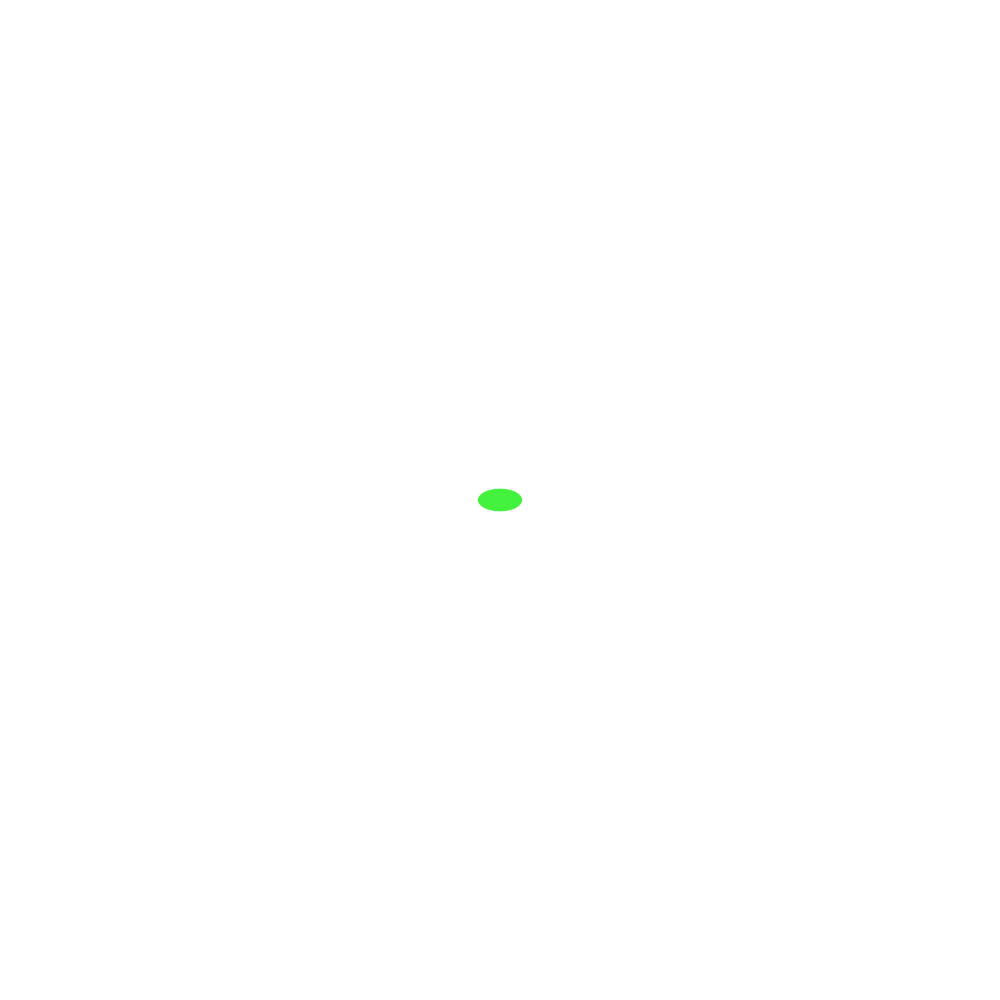
Frame 1 (no input)
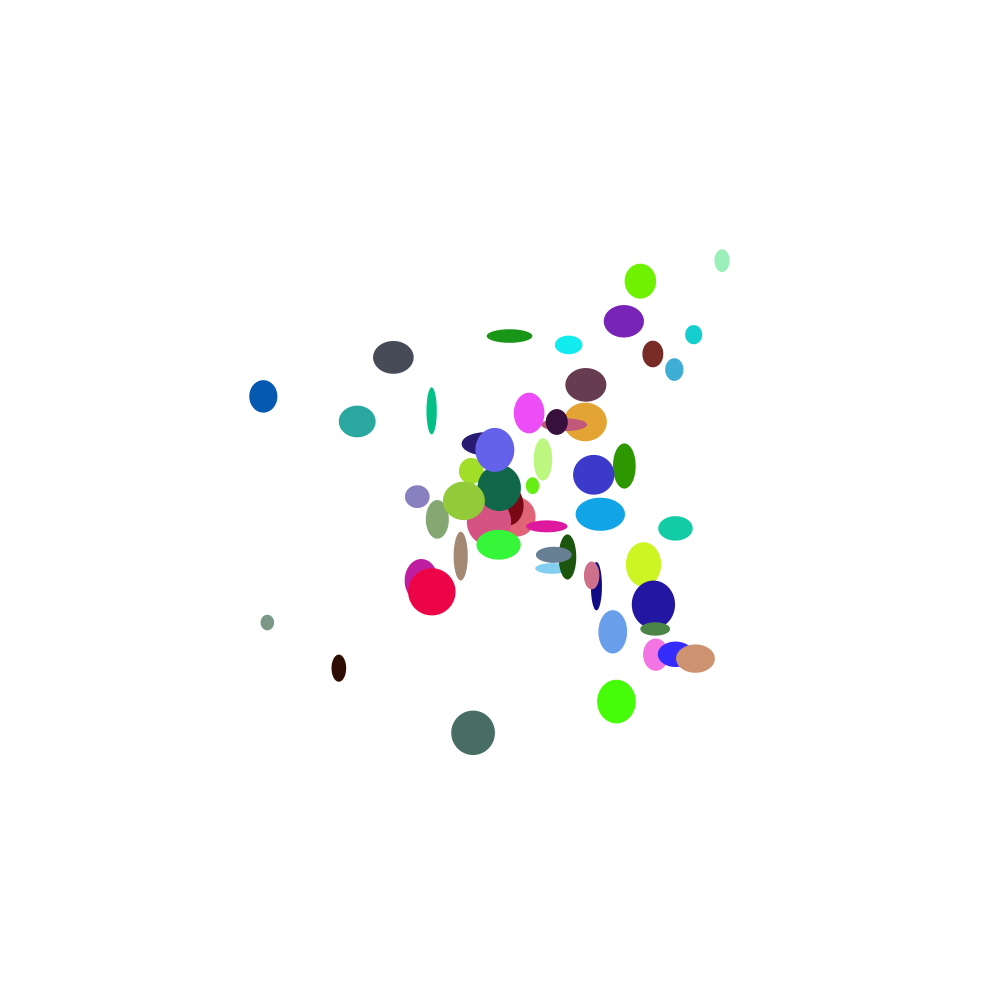
Frame 60 (the mouse pressed at the canvas centre just before this capture)
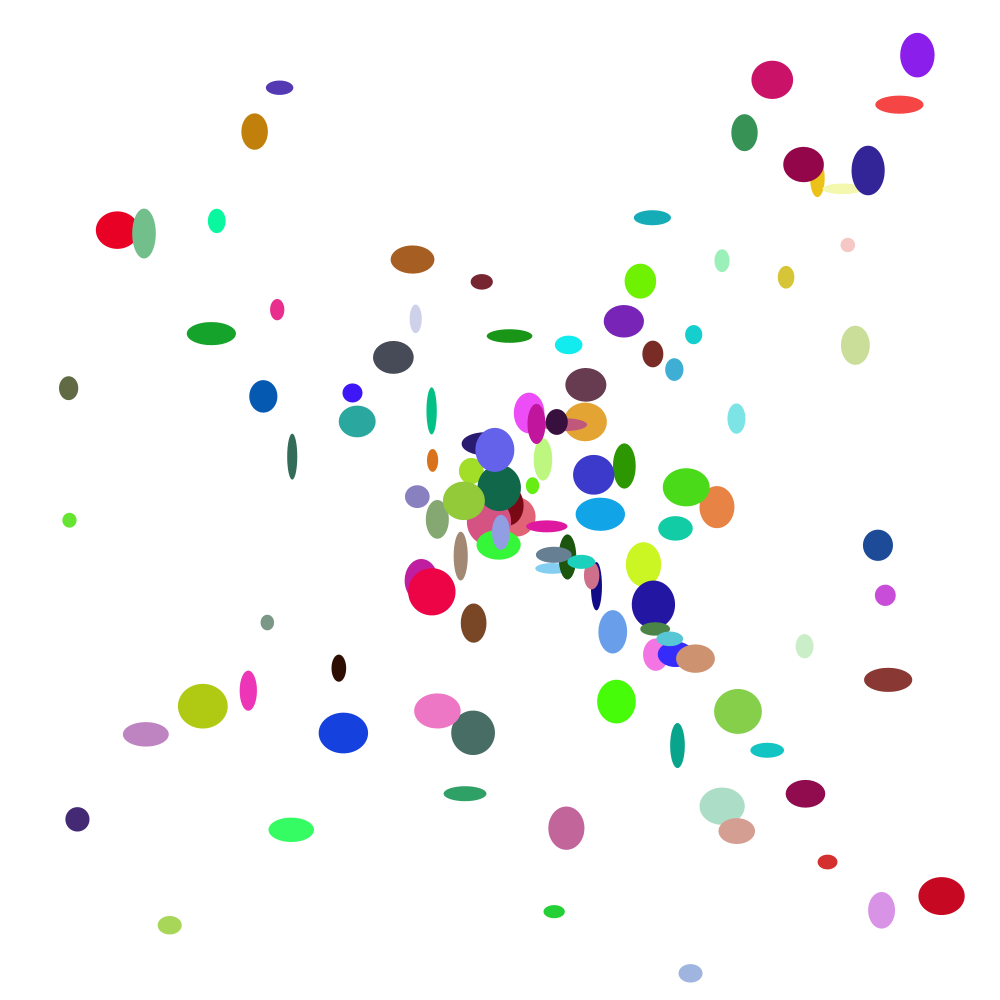
Frame 120 (the mouse held since frame 60 and released just before this capture)

The Processing sketch that drew these frames (run headless with seeded random() and noise(); from frame 60 on, the mouse is pressed at the canvas centre):

// Processing sketch: week9v1
// ── week9v1.pde
float r = 0;
float theta = 0;
PVector position; 

void setup(){
  size (1000, 1000);
  background(255);
  position = new PVector(10, 0); 
}

void draw(){
  
  position.x = r*cos(random(10,20));
  position.y = -r*sin(frameCount);

  
  
  fill(random(0,255),random(0,255), random(0,255));
  noStroke();
  ellipse(position.x+width/2, position.y+height/2, random(10,50), random(10,50));
  
  theta += random(0.5,1);
  r+= random(1,7);
  
}
